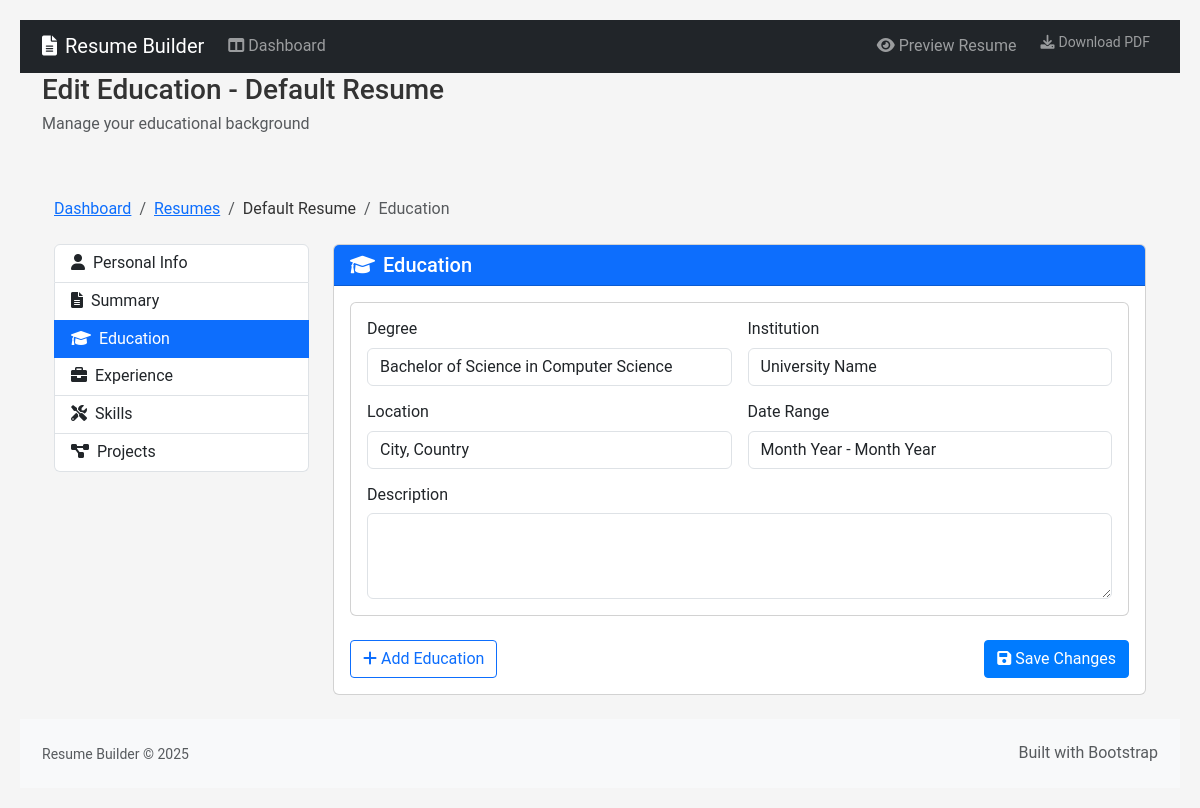
/edit_sections/education.php, run on the app's committed database.
### tables this page shows
CREATE TABLE resumes (
                id INTEGER PRIMARY KEY,
                name TEXT NOT NULL,
                description TEXT,
                is_default INTEGER DEFAULT 0,
                created_at TIMESTAMP DEFAULT CURRENT_TIMESTAMP,
                updated_at TIMESTAMP DEFAULT CURRENT_TIMESTAMP
            );

CREATE TABLE education (
                id INTEGER PRIMARY KEY,
                resume_id INTEGER,
                degree TEXT NOT NULL,
                institution TEXT NOT NULL,
                location TEXT,
                date_range TEXT,
                description TEXT,
                is_visible INTEGER DEFAULT 1,
                display_order INTEGER,
                updated_at TIMESTAMP DEFAULT CURRENT_TIMESTAMP,
                FOREIGN KEY (resume_id) REFERENCES resumes(id) ON DELETE CASCADE
            );

### database/db.php (called while the page is built, shortened)
<?php
class ResumeDB {
    private $db;
    private static $instance = null;
    private function __construct() {
        $dbFile = __DIR__ . '/resume.sqlite';
        $createTables = !file_exists($dbFile);
        try {
            $this->db = new PDO('sqlite:' . $dbFile);
            $this->db->setAttribute(PDO::ATTR_ERRMODE, PDO::ERRMODE_EXCEPTION);
        } catch (PDOException $e) {
            die("Database connection failed: " . $e->getMessage());
        }
    }
    public static function getInstance() {
        if (self::$instance === null) {
            self::$instance = new ResumeDB();
        }
        return self::$instance;
    }
    public function query($sql, $params = []) {
        try {
            $stmt = $this->db->prepare($sql);
            $stmt->execute($params);
            return $stmt->fetchAll(PDO::FETCH_ASSOC);
        } catch (PDOException $e) {
            die("Query failed: " . $e->getMessage());
        }
    }
    public function querySingle($sql, $params = []) {
        try {
            $stmt = $this->db->prepare($sql);
            $stmt->execute($params);
            return $stmt->fetch(PDO::FETCH_ASSOC);
        } catch (PDOException $e) {
            die("Query failed: " . $e->getMessage());
        }
    }
}

### edit_sections/education.php (the view, shortened to what this page needs)
<?php
require_once '../database/db.php';
require_once 'common.php';
$db = ResumeDB::getInstance();
$resumeId = getResumeId($db);
$resumeName = getResumeName($db, $resumeId);
$education = $db->query(
    "SELECT * FROM education WHERE resume_id = ? AND is_visible = 1 ORDER BY display_order, date_range DESC",
    [$resumeId]
);
$pageTitle = 'Edit Education - ' . $resumeName;
$pageDescription = 'Manage your educational background';
require_once '../includes/header.php';
?>
<div class="container py-4">
    <div class="row">
        <div class="col-md-3">
        </div>
        <div class="col-md-9">
            <div class="card">
                <div class="card-header bg-primary text-white">
                    <h5 class="card-title mb-0">
                        <i class="fas fa-graduation-cap me-2"></i>Education
                    </h5>
                </div>
                <div class="card-body">
                    <form method="post" id="educationForm" class="needs-validation" novalidate>
                        <div id="education-fields">
                            <?php foreach ($education as $index => $entry): ?>
                            <div class="dynamic-field card mb-3" data-index="<?php echo $index; ?>">
                                <div class="card-body">
                                    <div class="row g-3">
                                        <div class="col-md-6">
                                            <label class="form-label">Degree</label>
                                            <input type="text"
                                                   class="form-control"
                                                   name="education[<?php echo $index; ?>][degree]"
                                                   value="<?php echo htmlspecialchars($entry['degree']); ?>"
                                                   required>
                                        </div>
                                        <div class="col-md-6">
                                            <label class="form-label">Institution</label>
                                            <input type="text"
                                                   class="form-control"
                                                   name="education[<?php echo $index; ?>][institution]"
                                                   value="<?php echo htmlspecialchars($entry['institution']); ?>"
                                                   required>
                                        </div>
                                        <div class="col-md-6">
                                            <label class="form-label">Location</label>
                                            <input type="text"
                                                   class="form-control"
                                                   name="education[<?php echo $index; ?>][location]"
                                                   value="<?php echo htmlspecialchars($entry['location']); ?>">
                                        </div>
                                        <div class="col-md-6">
                                            <label class="form-label">Date Range</label>
                                            <input type="text"
                                                   class="form-control"
                                                   name="education[<?php echo $index; ?>][date_range]"
                                                   value="<?php echo htmlspecialchars($entry['date_range']); ?>"
                                                   placeholder="e.g., 2018 - 2022">
                                        </div>
                                        <div class="col-12">
                                            <label class="form-label">Description</label>
                                            <textarea class="form-control"
                                                      name="education[<?php echo $index; ?>][description]"
                                                      rows="3"><?php echo htmlspecialchars($entry['description']); ?></textarea>
                                        </div>
                                    </div>
                                </div>
                            </div>
                            <?php endforeach; ?>
                        </div>
                        <div class="d-flex justify-content-between mt-4">
                            <button type="button" class="btn btn-outline-primary" onclick="addEducationField()">
                                <i class="fas fa-plus me-1"></i>Add Education
                            </button>
                            <button type="submit" class="btn btn-primary">
                                <i class="fas fa-save me-1"></i>Save Changes
                            </button>
                        </div>
                    </form>
                </div>
            </div>
        </div>
    </div>
</div>
<?php require_once '../includes/footer.php'; ?>

### includes/header.php (shortened to what this page needs)
<!DOCTYPE html>
<html lang="en">
<head>
    <link href="https://cdn.jsdelivr.net/npm/bootstrap@5.3.0-alpha1/dist/css/bootstrap.min.css" rel="stylesheet">
    <link href="https://cdnjs.cloudflare.com/ajax/libs/font-awesome/6.0.0/css/all.min.css" rel="stylesheet">
    <link rel="stylesheet" href="<?php echo str_contains($_SERVER['PHP_SELF'], 'edit_sections') ? '../style.css' : 'style.css'; ?>">
</head>
<body>
    <nav class="navbar navbar-expand-lg navbar-dark bg-dark mb-4">
        <div class="container">
            <a class="navbar-brand" href="<?php echo str_contains($_SERVER['PHP_SELF'], 'edit_sections') ? '../admin.php' : 'admin.php'; ?>">
                <i class="fas fa-file-alt me-2"></i>Resume Builder
            </a>
            <div class="collapse navbar-collapse" id="navbarMain">
                <ul class="navbar-nav me-auto">
                    <li class="nav-item">
                        <a class="nav-link" href="<?php echo str_contains($_SERVER['PHP_SELF'], 'edit_sections') ? '../admin.php' : 'admin.php'; ?>">
                            <i class="fas fa-columns me-1"></i>Dashboard
                        </a>
                    </li>
                </ul>
                <ul class="navbar-nav">
                    <?php if (isset($_GET['resume_id'])): ?>
                    <li class="nav-item">
                        <a class="nav-link" href="<?php echo str_contains($_SERVER['PHP_SELF'], 'edit_sections') ? '../index.php?resume_id=' . $_GET['resume_id'] : 'index.php?resume_id=' . $_GET['resume_id']; ?>">
                            <i class="fas fa-eye me-1"></i>Preview Resume
                        </a>
                    </li>
                    <li class="nav-item">
                        <a class="nav-link btn btn-sm btn-outline-light ms-2" href="<?php echo str_contains($_SERVER['PHP_SELF'], 'edit_sections') ? '../index.php?resume_id=' . $_GET['resume_id'] . '&download=true' : 'index.php?resume_id=' . $_GET['resume_id'] . '&download=true'; ?>">
                            <i class="fas fa-download me-1"></i>Download PDF
                        </a>
                    </li>
                    <?php else: ?>
                    <li class="nav-item">
                        <a class="nav-link" href="<?php echo str_contains($_SERVER['PHP_SELF'], 'edit_sections') ? '../index.php' : 'index.php'; ?>">
                            <i class="fas fa-eye me-1"></i>Preview Resume
                        </a>
                    </li>
                    <li class="nav-item">
                        <a class="nav-link btn btn-sm btn-outline-light ms-2" href="<?php echo str_contains($_SERVER['PHP_SELF'], 'edit_sections') ? '../index.php?download=true' : 'index.php?download=true'; ?>">
                            <i class="fas fa-download me-1"></i>Download PDF
                        </a>
                    </li>
                    <?php endif; ?>
                </ul>
            </div>
        </div>
    </nav>
    <div class="container">
        <?php if (isset($pageTitle)): ?>
        <div class="row mb-4">
            <div class="col-12">
                <h1 class="h3 mb-2"><?php echo $pageTitle; ?></h1>
                <?php if (isset($pageDescription)): ?>
                <p class="text-muted"><?php echo $pageDescription; ?></p>
                <?php endif; ?>
            </div>
        </div>
        <?php endif; ?>

### style.css (style rules this page uses)
* { font-family: "Roboto", "DejaVu Sans", "Helvetica", Arial, sans-serif; margin: 0; padding: 0; box-sizing: border-box; }
body { color: #333; line-height: 1.3; background: #f5f5f5; padding: 20px; }
.mb-4 { margin-bottom: 1.5rem !important; }
.navbar { margin-bottom: 0 !important; }
.btn { display: inline-block; font-weight: 400; text-align: center; vertical-align: middle; user-select: none; padding: 0.375rem 0.75rem; font-size: 1rem; line-height: 1.5; border-radius: 0.25rem; transition: color 0.15s ease-in-out, background-color 0.15s ease-in-out, border-color 0.15s ease-in-out, box-shadow 0.15s ease-in-out; }
.btn-primary { color: #fff; background-color: #007bff; border-color: #007bff; }
.btn-sm { padding: 0.25rem 0.5rem; font-size: 0.875rem; line-height: 1.5; border-radius: 0.2rem; }

### data on the page
resumes: pageTitle "Edit Education - Default Resume"
education: degree "Bachelor of Science in Computer Science", institution "University Name", location "City, Country", date_range "Month Year - Month Year"

### other printed values
$pageDescription "Manage your educational background"
$resumeName "Default Resume"
$sectionName "Education"
$info['name'] "Personal Info"
$info['name'] "Summary"
$info['name'] "Education"
$info['name'] "Experience"
$info['name'] "Skills"
$info['name'] "Projects"
